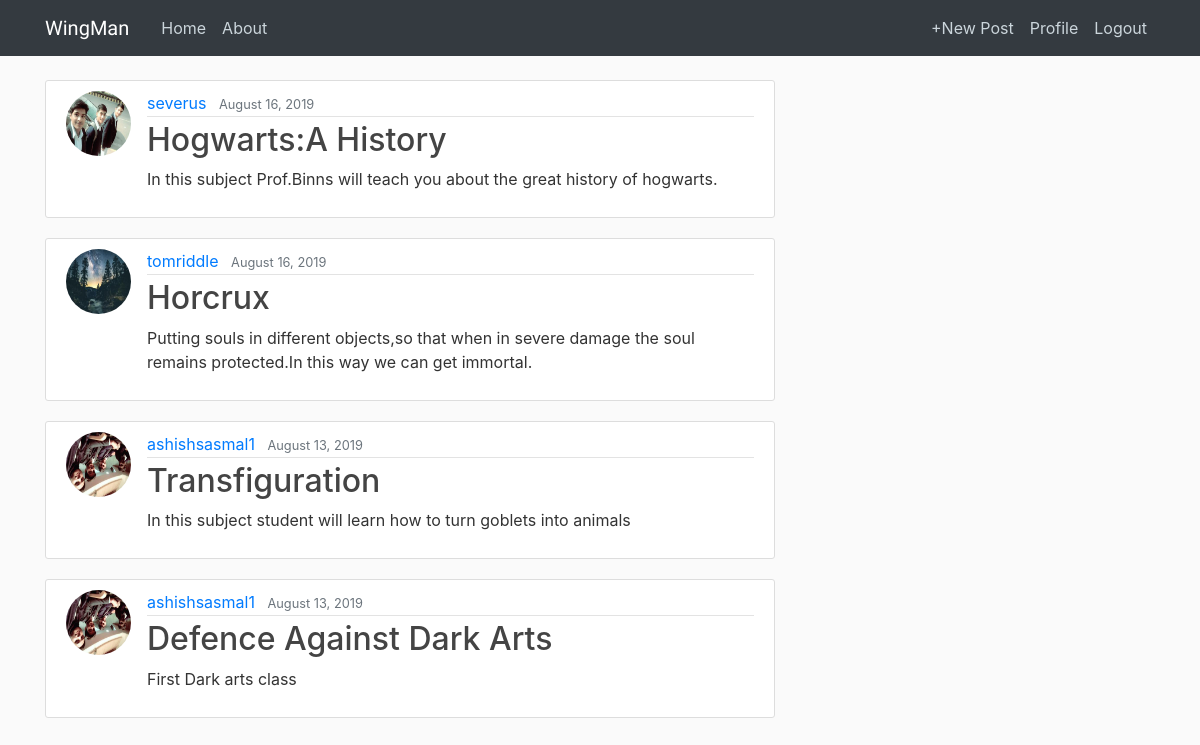
The app's page / (signed in) with its own data.
### blog/models.py (models this page shows, shortened)
class Post(models.Model):
	title=models.CharField(max_length=100)
	content=models.TextField()
	date_posted=models.DateTimeField(default=timezone.now)
	author=models.ForeignKey(User,on_delete=models.CASCADE)

### users/models.py (models this page shows, shortened)
class Profile(models.Model):
    user = models.OneToOneField(User, on_delete=models.CASCADE)
    image = models.ImageField(default='default.jpg', upload_to='profile_pics')

### blog/views.py (the view)
# urls.py: path('',views.HomeView.as_view(),name='blog-home'),
class HomeView(ListView):
	template_name='blog/home.html'
	context_object_name='posts'
	model=Post
	ordering=['-date_posted']

### blog/templates/blog/home.html
{% extends 'blog/base.html' %}
{% block content %}
	{% for post in posts %}
		<article class="media content-section">
      <img class="rounded-circle article-img" src="{{post.author.profile.image.url}}">
  <div class="media-body">
    <div class="article-metadata">
      <a class="mr-2" href="#">{{ post.author }}</a>
      <small class="text-muted">{{ post.date_posted | date:"F d, Y" }}</small>
    </div>
    <h2><a class="article-title" href="{% url 'post-detail' post.id %}">{{ post.title }}</a></h2>
    <p class="article-content">{{ post.content }}</p>
  </div>
</article>
{% endfor %}
{% endblock content %}

### blog/static/blog/css/main.css (style rules this page uses)
body { background: #fafafa; color: #333333; margin-top: 5rem; }
h1, h2, h3, h4, h5, h6 { color: #444444; }
.content-section { background: #ffffff; padding: 10px 20px; border: 1px solid #dddddd; border-radius: 3px; margin-bottom: 20px; }
.article-title { color: #444444; }
.article-content { white-space: pre-line; }
.article-img { height: 65px; width: 65px; margin-right: 16px; }
.article-metadata { padding-bottom: 1px; margin-bottom: 4px; border-bottom: 1px solid #e3e3e3 }

### records on screen
Post: author.profile.image (picture), author "severus", date_posted "August 16, 2019", title "Hogwarts:A History", content "In this subject Prof.Binns will teach you about the great history of hogwarts."
Post: author.profile.image (picture), author "tomriddle", date_posted "August 16, 2019", title "Horcrux", content "Putting souls in different objects,so that when in severe damage the soul remains protected.In this way we can get immortal."
Post: author.profile.image (picture), author "ashishsasmal1", date_posted "August 13, 2019", title "Transfiguration", content "In this subject student will learn how to turn goblets into animals"
Post: author.profile.image (picture), author "ashishsasmal1", date_posted "August 13, 2019", title "Defence Against Dark Arts", content "First Dark arts class"
